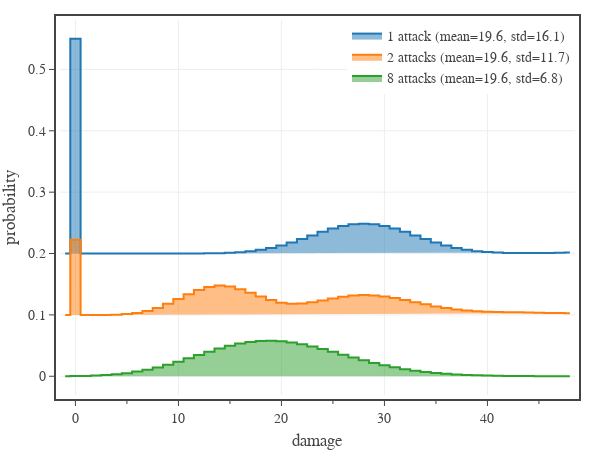

The cell this chart's notebook holds for it:
### Code cell
# Damage distribution for a pool of damage split up across multiple attacks
from icepool import map, d

def attack_damage(armor_class, attack_roll, attack_bonus, hit_damage_roll, crit_damage_roll):
    if attack_roll == 20:
        return crit_damage_roll
    elif attack_roll == 1:
        return 0
    elif attack_roll + attack_bonus >= armor_class:
        return hit_damage_roll
    else:
        return 0

x_min = -1
x_max = 48

# create figure
fig = go.Figure(
    layout=go.Layout(
        template=tfb.FIG_TEMPLATE,
        xaxis=dict(
            title_text='damage',
            range=[x_min-0.5,x_max+0.5],
            tick0=0, dtick=10,
            minor=dict(tick0=0, dtick=5),
        ),
        yaxis=dict(
            title_text='probability',
            #range=[0,0.9],
            #tickformat='.1f'
        ),
        legend=dict(
            xanchor='right', yanchor='top',
            x=1.00, y=1.00,
            orientation='v',
            tracegroupgap=0,
        )
    )
)

n_dice_pool = 8
d_dice_pool = d(6)
dp = n_dice_pool @ d_dice_pool

atk_mod = 0
atk_bns = 4
arm_cls = 12

p_hit = 0.6
p_crit = 0.05

# plot CV different number of attacks
mu = []
sigma = []
cv = []
y_offset = 0.2
for n in [1,2,8]:
    n_dice = int(n_dice_pool/n)
    hit_damage = n_dice @ d_dice_pool
    crit_damage = (2*n_dice) @ d_dice_pool

    ad = n @ map(attack_damage, arm_cls, d(20), atk_bns, hit_damage, crit_damage)

    mu += [ad.mean()]
    sigma += [ad.sd()]
    cv += [ad.sd()/ad.mean()]

    name = f'{n} attack' if n == 1 else f'{n} attacks'
    values = np.linspace(x_min, x_max, (x_max - x_min) + 1)
    probabilities = np.array([ad.probability(v) for v in values])
    fig.add_trace(go.Scatter(
        x=np.array(values), 
        y=np.array(probabilities) + y_offset,
        name=f'{name} (mean={ad.mean():.1f}, std={ad.sd():.1f})',
        line_shape='hvh',
        #fill='tozeroy',
        fill='toself',
        hoveron='points',
        customdata=np.array(probabilities),
        hovertemplate=
            f'<b>{name}</b><br>'+
            'damage %{x:.0f}<br>'+
            'probability %{customdata:.1%}<extra></extra>',
    ))
    y_offset -= 0.1

# show figure
fig.update_layout(width=600, height=450)
fig.show(config=tfb.FIG_CONFIG)

# save figures
if SAVEFIGS:
    fig.update_layout(autosize=True, width=None, height=None)
    tfb.save_fig_html(fig, format='large', name=f'./fig-cd-distribution-example-large')
    tfb.save_fig_html(fig, format='small', name=f'./fig-cd-distribution-example-small')

### Figure 1 — Plotly figure (JSON) as saved in the notebook; plotly's stock layout.template omitted (floating-point values rounded to 4 significant figures)
{"data": [{"customdata": [0, 0.35, 0, 0, 0, 0, 0, 0, 0, 3.572e-07, 2.858e-06, 1.286e-05, 4.287e-05, 0.0001179, 0.0002829, 0.0006101, 0.001203, 0.002196, 0.003744, 0.006004, 0.009105, 0.01311, 0.01796, 0.02351, 0.02943, 0.0353, 0.04061, 0.04486, 0.04761, 0.04857, 0.04761, 0.04486, 0.04061, 0.0353, 0.02944, 0.02352, 0.01799, 0.01314, 0.009162, 0.006092, 0.003874, 0.002384, 0.001468, 0.0009734, 0.0007698, 0.000755, 0.0008574, 0.001031, 0.001247, 0.001488], "fill": "toself", "hoveron": "points", "hovertemplate": "<b>1 attack</b><br>damage %{x:.0f}<br>probability %{customdata:.1%}<extra></extra>", "line": {"shape": "hvh"}, "name": "1 attack (mean=19.6, std=16.1)", "type": "scatter", "x": [-1, 0, 1, 2, 3, 4, 5, 6, 7, 8, 9, 10, 11, 12, 13, 14, 15, 16, 17, 18, 19, 20, 21, 22, 23, 24, 25, 26, 27, 28, 29, 30, 31, 32, 33, 34, 35, 36, 37, 38, 39, 40, 41, 42, 43, 44, 45, 46, 47, 48], "y": [0.2, 0.55, 0.2, 0.2, 0.2, 0.2, 0.2, 0.2, 0.2, 0.2, 0.2, 0.2, 0.2, 0.2001, 0.2003, 0.2006, 0.2012, 0.2022, 0.2037, 0.206, 0.2091, 0.2131, 0.218, 0.2235, 0.2294, 0.2353, 0.2406, 0.2449, 0.2476, 0.2486, 0.2476, 0.2449, 0.2406, 0.2353, 0.2294, 0.2235, 0.218, 0.2131, 0.2092, 0.2061, 0.2039, 0.2024, 0.2015, 0.201, 0.2008, 0.2008, 0.2009, 0.201, 0.2012, 0.2015]}, {"customdata": [0, 0.1225, 0, 0, 0, 0.0003241, 0.001296, 0.003241, 0.006481, 0.01134, 0.01815, 0.02593, 0.03373, 0.04059, 0.04556, 0.04772, 0.04616, 0.04195, 0.03617, 0.02988, 0.02414, 0.01997, 0.01831, 0.01873, 0.02069, 0.0236, 0.02679, 0.02963, 0.0315, 0.03222, 0.03171, 0.03006, 0.02747, 0.02423, 0.02068, 0.01713, 0.01387, 0.01107, 0.008837, 0.007169, 0.006004, 0.005237, 0.004744, 0.004412, 0.004149, 0.003891, 0.003602, 0.003271, 0.002904, 0.002516], "fill": "toself", "hoveron": "points", "hovertemplate": "<b>2 attacks</b><br>damage %{x:.0f}<br>probability %{customdata:.1%}<extra></extra>", "line": {"shape": "hvh"}, "name": "2 attacks (mean=19.6, std=11.7)", "type": "scatter", "x": [-1, 0, 1, 2, 3, 4, 5, 6, 7, 8, 9, 10, 11, 12, 13, 14, 15, 16, 17, 18, 19, 20, 21, 22, 23, 24, 25, 26, 27, 28, 29, 30, 31, 32, 33, 34, 35, 36, 37, 38, 39, 40, 41, 42, 43, 44, 45, 46, 47, 48], "y": [0.1, 0.2225, 0.1, 0.1, 0.1, 0.1003, 0.1013, 0.1032, 0.1065, 0.1113, 0.1182, 0.1259, 0.1337, 0.1406, 0.1456, 0.1477, 0.1462, 0.142, 0.1362, 0.1299, 0.1241, 0.12, 0.1183, 0.1187, 0.1207, 0.1236, 0.1268, 0.1296, 0.1315, 0.1322, 0.1317, 0.1301, 0.1275, 0.1242, 0.1207, 0.1171, 0.1139, 0.1111, 0.1088, 0.1072, 0.106, 0.1052, 0.1047, 0.1044, 0.1041, 0.1039, 0.1036, 0.1033, 0.1029, 0.1025]}, {"customdata": [0, 0.0002252, 0.0005147, 0.001037, 0.001867, 0.003123, 0.004952, 0.007538, 0.01059, 0.01436, 0.01878, 0.02378, 0.02918, 0.03474, 0.04007, 0.04514, 0.04965, 0.05333, 0.056, 0.05749, 0.05777, 0.05696, 0.05506, 0.05221, 0.04857, 0.04436, 0.0398, 0.03511, 0.03043, 0.02593, 0.02172, 0.0179, 0.01452, 0.0116, 0.009111, 0.007047, 0.005368, 0.004028, 0.002979, 0.00217, 0.001558, 0.001102, 0.0007688, 0.0005291, 0.0003592, 0.0002405, 0.0001588, 0.0001035, 6.659e-05, 4.23e-05], "fill": "toself", "hoveron": "points", "hovertemplate": "<b>8 attacks</b><br>damage %{x:.0f}<br>probability %{customdata:.1%}<extra></extra>", "line": {"shape": "hvh"}, "name": "8 attacks (mean=19.6, std=6.8)", "type": "scatter", "x": [-1, 0, 1, 2, 3, 4, 5, 6, 7, 8, 9, 10, 11, 12, 13, 14, 15, 16, 17, 18, 19, 20, 21, 22, 23, 24, 25, 26, 27, 28, 29, 30, 31, 32, 33, 34, 35, 36, 37, 38, 39, 40, 41, 42, 43, 44, 45, 46, 47, 48], "y": [0, 0.0002252, 0.0005147, 0.001037, 0.001867, 0.003123, 0.004952, 0.007538, 0.01059, 0.01436, 0.01878, 0.02378, 0.02918, 0.03474, 0.04007, 0.04514, 0.04965, 0.05333, 0.056, 0.05749, 0.05777, 0.05696, 0.05506, 0.05221, 0.04857, 0.04436, 0.0398, 0.03511, 0.03043, 0.02593, 0.02172, 0.0179, 0.01452, 0.0116, 0.009111, 0.007047, 0.005368, 0.004028, 0.002979, 0.00217, 0.001558, 0.001102, 0.0007688, 0.0005291, 0.0003592, 0.0002405, 0.0001588, 0.0001035, 6.659e-05, 4.23e-05]}], "layout": {"height": 450, "legend": {"orientation": "v", "tracegroupgap": 0, "x": 1, "xanchor": "right", "y": 1, "yanchor": "top"}, "width": 600, "xaxis": {"dtick": 10, "minor": {"dtick": 5, "tick0": 0}, "range": [-1.5, 48.5], "tick0": 0, "title": {"text": "damage"}}, "yaxis": {"title": {"text": "probability"}}}}
